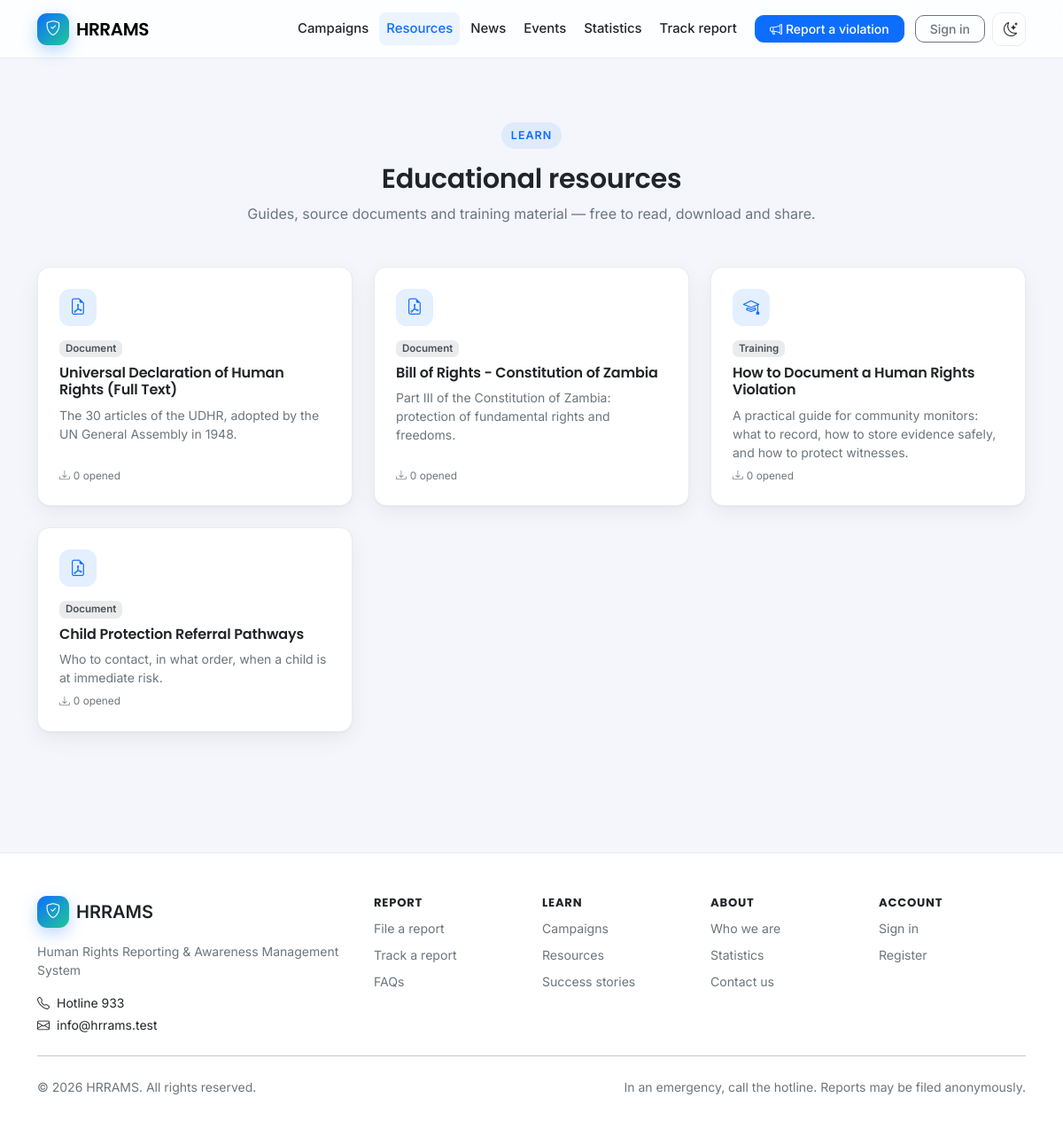
Page /resources on the committed database.
### tables this page shows
CREATE TABLE educational_resources (
  id            BIGINT UNSIGNED AUTO_INCREMENT PRIMARY KEY,
  title         VARCHAR(200) NOT NULL,
  slug          VARCHAR(220) NOT NULL,
  resource_type ENUM('document','video','audio','image','link','training') NOT NULL DEFAULT 'document',
  description   TEXT         NULL,
  file_path     VARCHAR(255) NULL,
  external_url  VARCHAR(500) NULL,
  downloads     INT UNSIGNED NOT NULL DEFAULT 0,
  is_published  TINYINT(1)   NOT NULL DEFAULT 0,
  created_at    DATETIME     NOT NULL DEFAULT CURRENT_TIMESTAMP,
  updated_at    DATETIME     NULL ON UPDATE CURRENT_TIMESTAMP,
  created_by    INT UNSIGNED NULL,
  updated_by    INT UNSIGNED NULL,
  deleted_at    DATETIME     NULL,
  UNIQUE KEY uq_res_slug (slug),
  KEY idx_res_pub (is_published)
);

CREATE TABLE settings (
  id            INT UNSIGNED AUTO_INCREMENT PRIMARY KEY,
  skey          VARCHAR(100) NOT NULL,
  svalue        TEXT         NULL,
  stype         ENUM('string','int','bool','json') NOT NULL DEFAULT 'string',
  group_name    VARCHAR(60)  NOT NULL DEFAULT 'general',
  created_at    DATETIME     NOT NULL DEFAULT CURRENT_TIMESTAMP,
  updated_at    DATETIME     NULL ON UPDATE CURRENT_TIMESTAMP,
  updated_by    INT UNSIGNED NULL,
  deleted_at    DATETIME     NULL,
  UNIQUE KEY uq_settings_key (skey)
);

### app/Views/awareness/resources.php (the view)
<?php
$icons = ['document' => 'bi-file-earmark-pdf', 'video' => 'bi-play-btn', 'audio' => 'bi-mic',
          'image' => 'bi-image', 'link' => 'bi-link-45deg', 'training' => 'bi-mortarboard'];
?>
<section class="section">
  <div class="container">
    <div class="text-center mb-5">
      <span class="eyebrow">Learn</span>
      <h1 class="section-title fw-semibold mt-3 mb-2">Educational resources</h1>
      <p class="text-muted mx-auto" style="max-width:42rem">
        Guides, source documents and training material — free to read, download and share.
      </p>
    </div>
    <?php if ($resources === []): ?>
      <div class="card">
        <div class="empty-state"><i class="bi bi-journal"></i>No resources have been published yet.</div>
      </div>
    <?php else: ?>
      <div class="row g-4">
        <?php foreach ($resources as $resource): ?>
          <div class="col-md-6 col-lg-4">
            <a class="card card-hover h-100 p-4 text-reset" href="<?= e(url('resources/' . $resource['slug'])) ?>">
              <div class="stat-icon tint-primary mb-3">
                <i class="bi <?= e($icons[$resource['resource_type']] ?? 'bi-file-earmark') ?>"></i>
              </div>
              <span class="badge badge-soft bg-secondary mb-2 align-self-start">
                <?= e(statusLabel((string)$resource['resource_type'])) ?>
              </span>
              <h2 class="h6 fw-semibold"><?= e($resource['title']) ?></h2>
              <p class="text-muted small flex-grow-1 mb-2"><?= e(excerpt($resource['description'], 130)) ?></p>
              <span class="text-muted fs-tiny">
                <i class="bi bi-download me-1"></i><?= e(number_format((int)$resource['downloads'])) ?> opened
              </span>
            </a>
          </div>
        <?php endforeach; ?>
      </div>
    <?php endif; ?>
  </div>
</section>

### app/Core/Router.php (shortened to what the rows shown need)
<?php
final class Router
{
    private array $routes = ['GET' => [], 'POST' => [], 'PUT' => [], 'PATCH' => [], 'DELETE' => []];
    private function add(string $method, string $pattern, array $handler, array $middleware): void
    {
        $this->routes[$method][] = [
            'pattern'    => '/' . trim($pattern, '/'),
            'handler'    => $handler,
            'middleware' => $middleware,
        ];
    }
    public function dispatch(): void
    {
        $method = Request::method();
        $path   = Request::path();
        foreach ($this->routes[$method] ?? [] as $route) {
            $params = $this->match($route['pattern'], $path);
            if ($params === null) {
                continue;
            }
            [$class, $action] = $route['handler'];
            (new $fqcn())->{$action}(...array_values($params));
            return;
        }
    }
    private function match(string $pattern, string $path): ?array
    {
        if ($pattern === $path) {
            return [];
        }
        $pSeg = explode('/', trim($pattern, '/'));
        $uSeg = explode('/', trim($path, '/'));
        if (count($pSeg) !== count($uSeg)) {
            return null;
        }
        $params = [];
        foreach ($pSeg as $i => $segment) {
            if ($segment !== $uSeg[$i]) {
                return null;
            }
        }
        return $params;
    }
}

### app/Views/layouts/public.php (shortened to what the rows shown need)
<?php
$siteName = (string)Setting::get('site_name', 'HRRAMS');
?>
<!doctype html>
<html lang="en" data-bs-theme="light">
<head>
<link href="https://cdn.jsdelivr.net/npm/bootstrap@5.3.3/dist/css/bootstrap.min.css" rel="stylesheet">
<link href="https://cdn.jsdelivr.net/npm/bootstrap-icons@1.11.3/font/bootstrap-icons.min.css" rel="stylesheet">
<link href="<?= e(asset('css/app.css')) ?>" rel="stylesheet">
</head>
<body class="site-public">
<nav class="navbar navbar-expand-lg site-nav sticky-top">
  <div class="container">
    <a class="navbar-brand d-flex align-items-center gap-2" href="<?= e(url('/')) ?>">
      <span class="brand-mark"><i class="bi bi-shield-check"></i></span>
      <span class="brand-text"><?= e($siteName) ?></span>
    </a>
    <div class="collapse navbar-collapse" id="nav">
      <ul class="navbar-nav ms-auto align-items-lg-center gap-lg-1">
        <li class="nav-item"><a class="nav-link<?= activeIf('campaigns') ?>" href="<?= e(url('campaigns')) ?>">Campaigns</a></li>
        <li class="nav-item"><a class="nav-link<?= activeIf('resources') ?>" href="<?= e(url('resources')) ?>">Resources</a></li>
        <li class="nav-item"><a class="nav-link<?= activeIf('news') ?>" href="<?= e(url('news')) ?>">News</a></li>
        <li class="nav-item"><a class="nav-link<?= activeIf('events') ?>" href="<?= e(url('events')) ?>">Events</a></li>
        <li class="nav-item"><a class="nav-link<?= activeIf('statistics') ?>" href="<?= e(url('statistics')) ?>">Statistics</a></li>
        <li class="nav-item"><a class="nav-link<?= activeIf('track') ?>" href="<?= e(url('track')) ?>">Track report</a></li>
        <li class="nav-item ms-lg-2">
          <a class="btn btn-primary btn-sm px-3" href="<?= e(url('report')) ?>">
            <i class="bi bi-megaphone me-1"></i>Report a violation
          </a>
        </li>
        <?php if (Auth::check()): ?>
          <li class="nav-item ms-lg-2">
            <a class="btn btn-outline-secondary btn-sm px-3" href="<?= e(url(Auth::homeRoute())) ?>">
              <i class="bi bi-speedometer2 me-1"></i>My area
            </a>
          </li>
        <?php else: ?>
          <li class="nav-item ms-lg-2">
            <a class="btn btn-outline-secondary btn-sm px-3" href="<?= e(url('login')) ?>">Sign in</a>
          </li>
        <?php endif; ?>
        <li class="nav-item ms-lg-1">
          <button class="btn btn-icon" type="button" id="themeToggle" aria-label="Toggle dark mode">
            <i class="bi bi-moon-stars"></i>
          </button>
        </li>
      </ul>
    </div>
  </div>
</nav>
<main id="main">
  <?= $content ?>
</main>
<footer class="site-footer">
  <div class="container">
    <div class="row g-4">
      <div class="col-lg-4">
        <div class="d-flex align-items-center gap-2 mb-3">
          <span class="brand-mark"><i class="bi bi-shield-check"></i></span>
          <span class="fw-semibold fs-5"><?= e($siteName) ?></span>
        </div>
        <p class="text-muted small mb-3"><?= e(Setting::get('site_tagline', '')) ?></p>
        <p class="small mb-1"><i class="bi bi-telephone me-2"></i>Hotline <?= e(Setting::get('hotline', '933')) ?></p>
        <p class="small mb-0"><i class="bi bi-envelope me-2"></i><?= e(Setting::get('contact_email', '')) ?></p>
      </div>
      <div class="col-6 col-lg-2">
        <h6 class="footer-title">Report</h6>
        <ul class="footer-links">
          <li><a href="<?= e(url('report')) ?>">File a report</a></li>
          <li><a href="<?= e(url('track')) ?>">Track a report</a></li>
          <li><a href="<?= e(url('faqs')) ?>">FAQs</a></li>
        </ul>
      </div>
      <div class="col-6 col-lg-2">
        <h6 class="footer-title">Learn</h6>
        <ul class="footer-links">
          <li><a href="<?= e(url('campaigns')) ?>">Campaigns</a></li>
          <li><a href="<?= e(url('resources')) ?>">Resources</a></li>
          <li><a href="<?= e(url('stories')) ?>">Success stories</a></li>
        </ul>
      </div>
      <div class="col-6 col-lg-2">
        <h6 class="footer-title">About</h6>
        <ul class="footer-links">
          <li><a href="<?= e(url('about')) ?>">Who we are</a></li>
          <li><a href="<?= e(url('statistics')) ?>">Statistics</a></li>
          <li><a href="<?= e(url('contact')) ?>">Contact us</a></li>
        </ul>
      </div>
      <div class="col-6 col-lg-2">
        <h6 class="footer-title">Account</h6>
        <ul class="footer-links">
          <li><a href="<?= e(url('login')) ?>">Sign in</a></li>
          <li><a href="<?= e(url('register')) ?>">Register</a></li>
        </ul>
      </div>
    </div>
    <hr class="my-4">
    <div class="d-flex flex-wrap justify-content-between gap-2 small text-muted">
      <span>&copy; <?= date('Y') ?> <?= e($siteName) ?>. All rights reserved.</span>
      <span>In an emergency, call the hotline. Reports may be filed anonymously.</span>
    </div>
  </div>
</footer>
</body>
</html>

### rows in the picture
educational_resources: resource_type "Document", title "Universal Declaration of Human Rights (Full Text)", description "The 30 articles of the UDHR, adopted by the UN General Assembly in 1948.", downloads "0"
educational_resources: resource_type "Document", title "Bill of Rights - Constitution of Zambia", description "Part III of the Constitution of Zambia: protection of fundamental rights and freedoms.", downloads "0"
educational_resources: resource_type "Training", title "How to Document a Human Rights Violation", description "A practical guide for community monitors: what to record, how to store evidence safely, and how to protect witnesses.", downloads "0"
educational_resources: resource_type "Document", title "Child Protection Referral Pathways", description "Who to contact, in what order, when a child is at immediate risk.", downloads "0"
settings: svalue "Human Rights Reporting & Awareness Management System"
settings: svalue "933"
settings: svalue "info@hrrams.test"

### other values in the picture
$siteName "HRRAMS"
